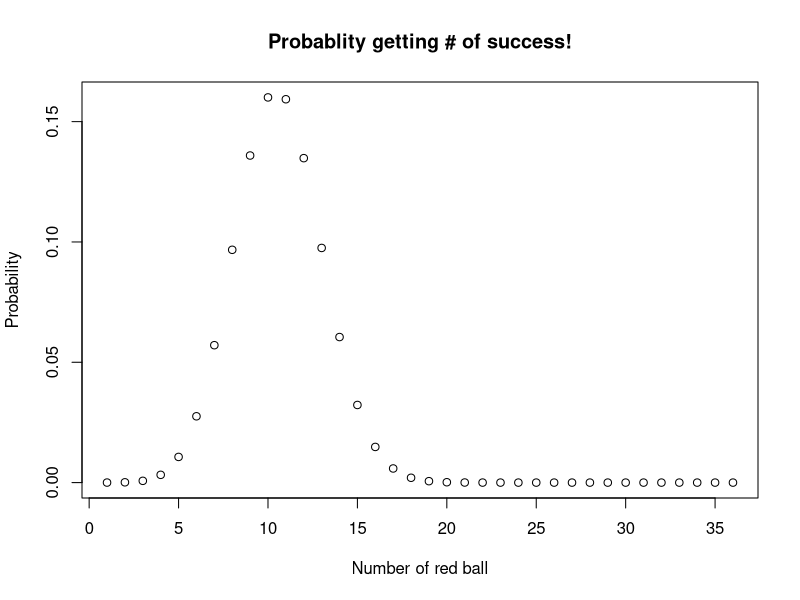

This figure's R source:
#==============================
#	pathway-scripts.R
##=============================

##=====================================
#	Hypergeometric distribution
##=====================================
##======A toy example===============

m <- 50  ## Number of red balls
n <- 120 ## Number of white balls
k <- 36  ## Number of drawn balls
x <- 20  ## Number of red balls in the drawing

##===========Here is the probability...
dhyper(x,m,n,k)


##==========Get a plot================
p.list <- c()
for (i in 0 : k)
{
	p.list[i] <- dhyper(i,m,n,k)
}
plot(p.list, main="Probablity getting # of success!", xlab = "Number of red ball", ylab="Probability")


##===============Do a hypergeometric testing, is it correct??==================
prob.total <- 0
for (i in 0 : x)
{
	prob.total = prob.total + dhyper(i,m,n,k)
}
1- prob.total
 
##How significant to get x SUCCESS??
1-  phyper (x, m, n, k)
phyper (x, m, n, k, lower.tail=FALSE)




##Well, it ONLY gives the P[X>x], not equivalent to a "formal testing" 

#So, we need this instead
phyper (x-1, m, n, k, lower.tail=FALSE)

##================Okay, let's try this=================================

(fisher.test(matrix(c(20,16,30,104),2,2), alternative='greater'))$p.value
(fisher.test(matrix(c(x,(k-x),(m-x),(n-k+x)),2,2), alternative='greater'))$p.value
phyper ((x -1), m, n, k, lower.tail=FALSE)

##=====Yeh, they are matched!!===========

##============================================
#	Application in microarry experiment
##=================================================



#=======This is normally what we are dealing with=======
x <- 5   #num_of_DEG in GO
m <- 20  #num_of_gene on chip in GO
n <- 500 #num_of_gene on chip NOT in GO
k <- 40  #num_of_DEG

sample.DEG.testing <- matrix(c(x, (k-x), k, m -x, n-k +x, n+m-k, m, n, m+n), 
		nrow=3,
		dimnames =  list (GO_info = c("In GO","Not in GO", "Total"),
					MicroarrayInfo = c ("DEG","notDEG", "onChip")))
sample.DEG.testing


#==================================================================================
#			   DEG	Not DEGs 			totals 
#In a GO category	  x(5) 	m - x(15) 			  m (20)
#Not in GO category k -x (35)	n - k + x(465)		  n (500)
#totals 		  k(40)     (n + m) - k(480) 	        m + n (genes on array, 520)
#==================================================================================

##============================================================
#	Hypergeometric test
##============================================================

dhyper (x, m, n, k) # Density functon (PDF)
1-phyper (x, m, n, k) # Distribution function (CDF)

##=====OR===================
phyper (x-1, m, n, k, lower.tail=FALSE)



##=================================
#	Fisher Exact Test (FET)
##=================================
(fisher.test(matrix(c(5,35,15,465),2,2), alternative='greater'))$p.value
(fisher.test(matrix(c(x, (k-x), (m-x), (n-k+x)), 2, 2), alternative='greater'))$p.value

phyper (x-1, m, n, k, lower.tail=FALSE)

##==========================================
#	It doesn't matter which why you do...
##==========================================
(fisher.test(matrix(c(x,(m-x),(k-x),(n-k+x)),2,2), alternative='greater'))$p.value
(fisher.test(matrix(c(x,(k-x),(m-x),(n-k+x)),2,2), alternative='greater'))$p.value

##=========Should be the end of story==================
